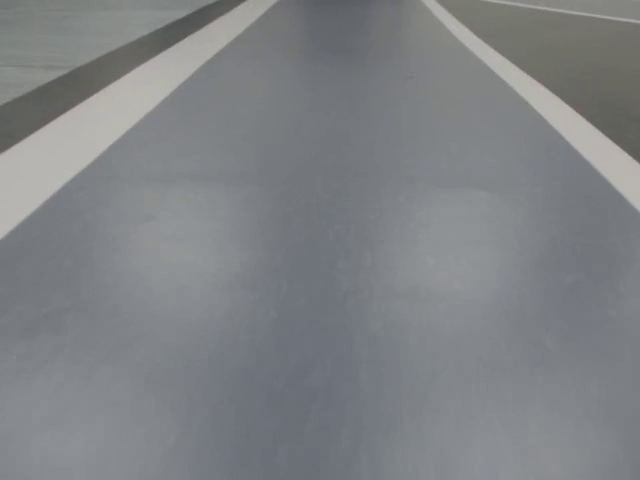
#> input picture frame 96 of track_video.mp4, 640 x 480 px, given in place of test2.mp4, which was not available
$ python example.py
#> lines starting #> are read from the running program, lines starting #| are printed output that depends on the picture; after the words box and inside, x2 and y2 are one past the last pixel; in counts of white or black regions, pixels touching at a corner belong together; pictures that were not available may be replaced by others from this repository, and a replacement may not be noted
#> further down, frame is the input picture: shape (480, 640, 3); mean B, G, R 132.7, 130.4, 127.3
#!/usr/bin/env python
# -*- coding: utf-8 -*-
'''
@author: Allen(Zifeng) An
@course:
@contact: anz8@mcmaster.ca
@file: detect.py
@time: 7/30/2019 11:50 AM
'''
#This is the example with minor modification from the youtube tutorial
# https://www.youtube.com/watch?v=eLTLtUVuuy4

import cv2
import numpy as np

def canny(image):
    gray = cv2.cvtColor(image, cv2.COLOR_RGB2GRAY)
    blur = cv2.GaussianBlur(gray, (5, 5), 0)
    canny = cv2.Canny(blur, 50, 150)
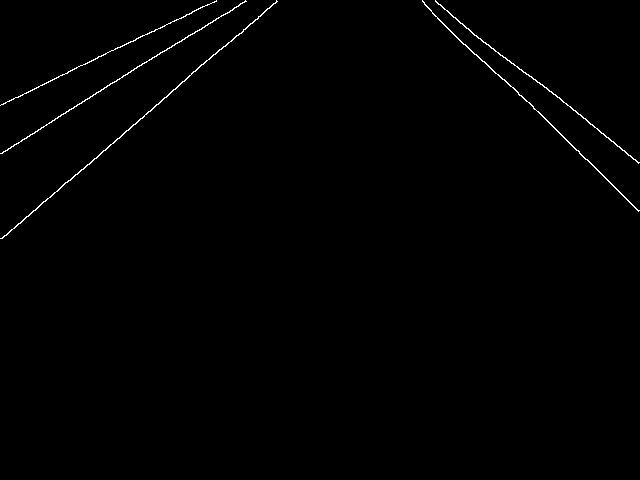
#> canny: shape (480, 640); 0.65% white in thin lines or dots, all inside (x1, y1, x2, y2) = (0, 0, 640, 239)
    return canny

def region_of_interest(image):
    height=image.shape[0]
#> height = 480
    triangle= np.array([
        [(200,height),(1100,height),(550,250)]])
#> triangle = [[200, 480], [1100, 480], [550, 250]]
    mask = np.zeros_like(image)
    cv2.fillPoly(mask,triangle,255)
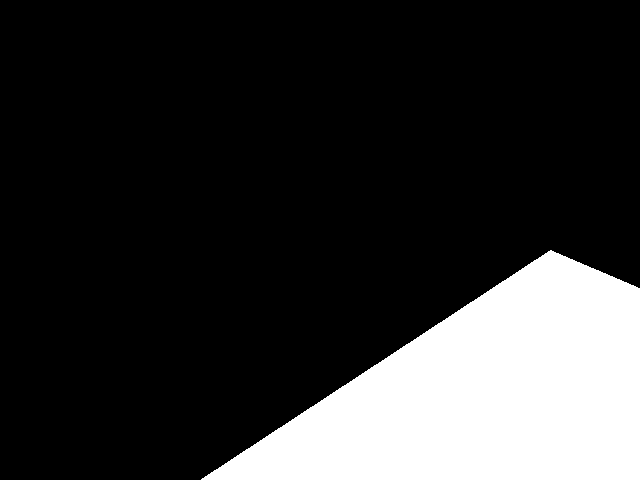
#> mask: shape (480, 640); 19.3% white; 1 white region, box (x1, y1, x2, y2) and area: (201, 250, 640, 480) 59185
    masked_image = cv2.bitwise_and(image,mask)
#> masked_image: shape (480, 640); every value is 0
    return masked_image

def display_lines(image,lines):
    line_image=np.zeros_like(image)
    if lines is not None:
        for line in lines:
            x1,y1,x2,y2=line.reshape(4)

            cv2.line(line_image,(x1,y1),(x2,y2),(255,0,0),10)
        return line_image

def average_slope_intercept(image,lines):
    left_fit=[]
    right_fit=[]
    for line in lines:
        x1,y1,x2,y2=line.reshape(4)
        parameters= np.polyfit((x1,x2),(y1,y2),1) # returns slope and y-intercept of each line
        slope, intercept=parameters[0],parameters[1]
        if slope < 0:
            left_fit.append((slope,intercept))
        else:
            right_fit.append((slope,intercept))

    if len(left_fit) == 0 or len(right_fit) == 0:
        raise Exception("Empty left fit, should continue.")

    left_fit_avg=np.average(left_fit,axis=0)
    right_fit_avg = np.average(right_fit, axis=0)
    left_line= make_coordinates(image,left_fit_avg)
    right_line=make_coordinates(image,right_fit_avg)
    return np.array([left_line,right_line])

def make_coordinates(image, line_parameters):
    print("in make_coordinates(): ", line_parameters)
    slope,intercept= line_parameters
    y1=image.shape[0]
    y2=int(y1*0.6) # 60 percent of the screen from bottom up
    x1=int((y1-intercept)/slope)
    x2 = int((y2 - intercept) / slope)

    return np.array([x1,y1,x2,y2])

# [18 lines of commented-out code are left out]

cap= cv2.VideoCapture('test2.mp4')

while (cap.isOpened()) == True:
    _,frame =cap.read()
    if  _ == False:
        break
    canny_image = canny(frame)
    cropped_img = region_of_interest(canny_image)
    # HoughLineP(img,pixel quantity, theta, number of intersections in the voting box)
    # transform into
    lines = cv2.HoughLinesP(cropped_img, 2, np.pi / 180, 100, np.array([]), minLineLength=40, maxLineGap=5)
#> lines = None
#> (the run stopped early here; a loop or call above may not have finished)

$ run again, starting later in the video
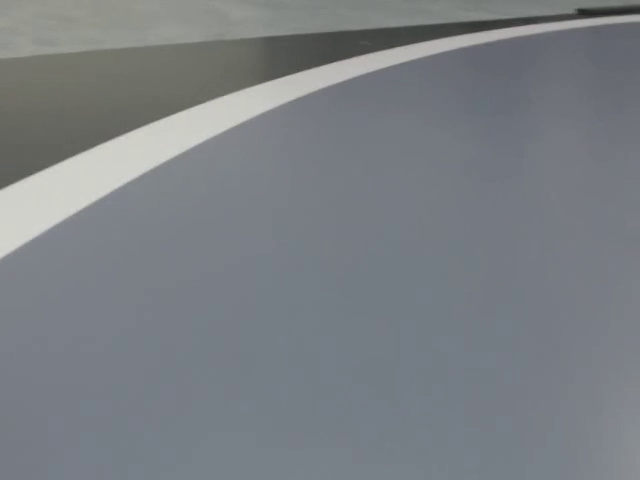
#> input picture frame 434 of track_video.mp4, 640 x 480 px, given in place of test2.mp4, which was not available
#> frame is the input picture: shape (480, 640, 3); mean B, G, R 131.7, 127.4, 122.8
#> in canny, `canny = cv2.Canny(blur, 50, 150)`:
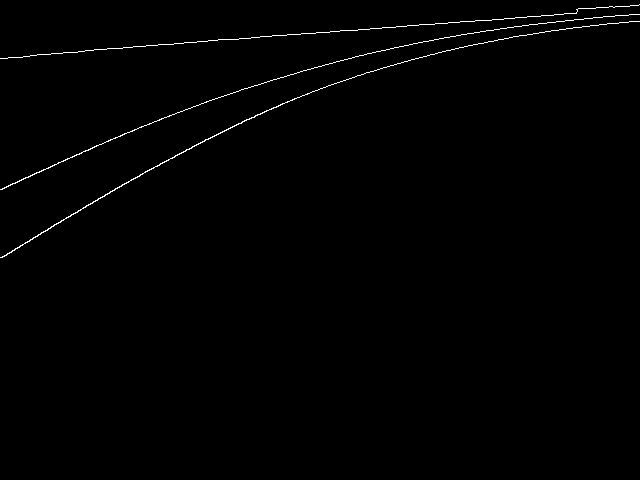
#> canny: shape (480, 640); 0.69% white in thin lines or dots, all inside (x1, y1, x2, y2) = (0, 4, 640, 258)
#> mask: shape (480, 640); 19.3% white; 1 white region, box (x1, y1, x2, y2) and area: (201, 250, 640, 480) 59185
#> masked_image: shape (480, 640); every value is 0
#> lines = None

$ run again, starting later in the video
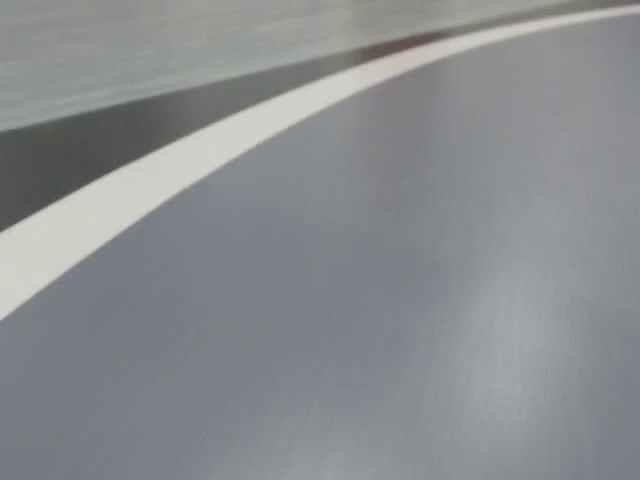
#> input picture frame 772 of track_video.mp4, 640 x 480 px, given in place of test2.mp4, which was not available
#> frame is the input picture: shape (480, 640, 3); mean B, G, R 143, 140.8, 137.7
#> in canny, `canny = cv2.Canny(blur, 50, 150)`:
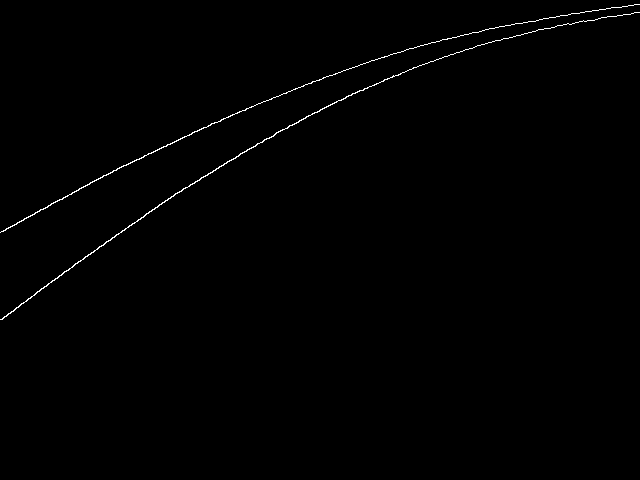
#> canny: shape (480, 640); 0.53% white in thin lines or dots, all inside (x1, y1, x2, y2) = (0, 4, 640, 320)
#> mask: shape (480, 640); 19.3% white; 1 white region, box (x1, y1, x2, y2) and area: (201, 250, 640, 480) 59185
#> masked_image: shape (480, 640); every value is 0
#> lines = None
